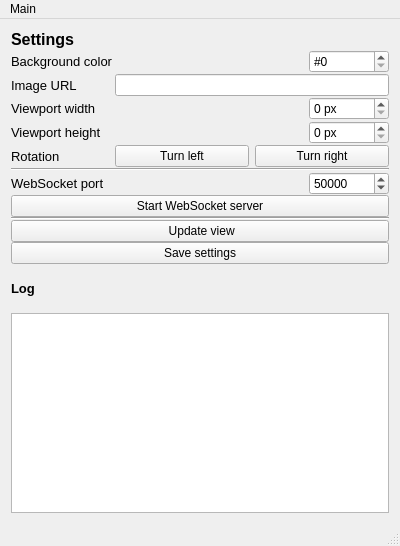
<?xml version="1.0" encoding="UTF-8"?>
<ui version="4.0">
 <class>MainWindow</class>
 <widget class="QMainWindow" name="MainWindow">
  <property name="geometry">
   <rect>
    <x>0</x>
    <y>0</y>
    <width>400</width>
    <height>546</height>
   </rect>
  </property>
  <property name="sizePolicy">
   <sizepolicy hsizetype="Minimum" vsizetype="Minimum">
    <horstretch>0</horstretch>
    <verstretch>0</verstretch>
   </sizepolicy>
  </property>
  <property name="minimumSize">
   <size>
    <width>400</width>
    <height>0</height>
   </size>
  </property>
  <property name="acceptDrops">
   <bool>true</bool>
  </property>
  <property name="windowTitle">
   <string>Image Viewer</string>
  </property>
  <widget class="QWidget" name="centralWidget">
   <property name="sizePolicy">
    <sizepolicy hsizetype="Minimum" vsizetype="Minimum">
     <horstretch>0</horstretch>
     <verstretch>0</verstretch>
    </sizepolicy>
   </property>
   <layout class="QVBoxLayout" name="verticalLayout_2">
    <property name="spacing">
     <number>1</number>
    </property>
    <property name="sizeConstraint">
     <enum>QLayout::SetNoConstraint</enum>
    </property>
    <item>
     <layout class="QVBoxLayout" name="verticalLayout">
      <property name="spacing">
       <number>0</number>
      </property>
      <property name="sizeConstraint">
       <enum>QLayout::SetMinimumSize</enum>
      </property>
      <item>
       <layout class="QGridLayout" name="gridLayout">
        <property name="sizeConstraint">
         <enum>QLayout::SetDefaultConstraint</enum>
        </property>
        <property name="spacing">
         <number>1</number>
        </property>
        <item row="4" column="0">
         <widget class="QLabel" name="label_4">
          <property name="font">
           <font>
            <pointsize>10</pointsize>
           </font>
          </property>
          <property name="text">
           <string>Viewport height</string>
          </property>
         </widget>
        </item>
        <item row="5" column="0">
         <widget class="QLabel" name="label_6">
          <property name="font">
           <font>
            <pointsize>10</pointsize>
           </font>
          </property>
          <property name="text">
           <string>Rotation</string>
          </property>
         </widget>
        </item>
        <item row="7" column="1">
         <layout class="QHBoxLayout" name="horizontalLayout_5">
          <item>
           <spacer name="horizontalSpacer_4">
            <property name="orientation">
             <enum>Qt::Horizontal</enum>
            </property>
            <property name="sizeHint" stdset="0">
             <size>
              <width>40</width>
              <height>20</height>
             </size>
            </property>
           </spacer>
          </item>
          <item>
           <widget class="QSpinBox" name="wsPort">
            <property name="minimumSize">
             <size>
              <width>80</width>
              <height>0</height>
             </size>
            </property>
            <property name="minimum">
             <number>1024</number>
            </property>
            <property name="maximum">
             <number>65535</number>
            </property>
            <property name="value">
             <number>50000</number>
            </property>
           </widget>
          </item>
         </layout>
        </item>
        <item row="4" column="1">
         <layout class="QHBoxLayout" name="horizontalLayout">
          <item>
           <spacer name="horizontalSpacer">
            <property name="orientation">
             <enum>Qt::Horizontal</enum>
            </property>
            <property name="sizeHint" stdset="0">
             <size>
              <width>40</width>
              <height>20</height>
             </size>
            </property>
           </spacer>
          </item>
          <item>
           <widget class="QSpinBox" name="wpHeight">
            <property name="minimumSize">
             <size>
              <width>80</width>
              <height>0</height>
             </size>
            </property>
            <property name="layoutDirection">
             <enum>Qt::LeftToRight</enum>
            </property>
            <property name="suffix">
             <string> px</string>
            </property>
            <property name="minimum">
             <number>0</number>
            </property>
            <property name="maximum">
             <number>10000</number>
            </property>
            <property name="value">
             <number>0</number>
            </property>
            <property name="displayIntegerBase">
             <number>10</number>
            </property>
           </widget>
          </item>
         </layout>
        </item>
        <item row="1" column="0">
         <widget class="QLabel" name="label_2">
          <property name="font">
           <font>
            <pointsize>10</pointsize>
           </font>
          </property>
          <property name="text">
           <string>Background color</string>
          </property>
         </widget>
        </item>
        <item row="0" column="0">
         <widget class="QLabel" name="label">
          <property name="font">
           <font>
            <pointsize>12</pointsize>
            <weight>75</weight>
            <bold>true</bold>
           </font>
          </property>
          <property name="text">
           <string>Settings</string>
          </property>
         </widget>
        </item>
        <item row="2" column="0">
         <widget class="QLabel" name="label_3">
          <property name="font">
           <font>
            <pointsize>10</pointsize>
           </font>
          </property>
          <property name="text">
           <string>Image URL</string>
          </property>
         </widget>
        </item>
        <item row="5" column="1">
         <layout class="QHBoxLayout" name="horizontalLayout_4">
          <item>
           <widget class="QPushButton" name="turnLeftButton">
            <property name="text">
             <string>Turn left</string>
            </property>
           </widget>
          </item>
          <item>
           <widget class="QPushButton" name="turnRightButton">
            <property name="text">
             <string>Turn right</string>
            </property>
           </widget>
          </item>
         </layout>
        </item>
        <item row="7" column="0">
         <widget class="QLabel" name="label_7">
          <property name="font">
           <font>
            <pointsize>10</pointsize>
           </font>
          </property>
          <property name="text">
           <string>WebSocket port</string>
          </property>
         </widget>
        </item>
        <item row="1" column="1">
         <layout class="QHBoxLayout" name="horizontalLayout_3">
          <item>
           <spacer name="horizontalSpacer_3">
            <property name="orientation">
             <enum>Qt::Horizontal</enum>
            </property>
            <property name="sizeHint" stdset="0">
             <size>
              <width>40</width>
              <height>20</height>
             </size>
            </property>
           </spacer>
          </item>
          <item>
           <widget class="QSpinBox" name="bgColor">
            <property name="minimumSize">
             <size>
              <width>80</width>
              <height>0</height>
             </size>
            </property>
            <property name="inputMethodHints">
             <set>Qt::ImhDigitsOnly|Qt::ImhUppercaseOnly</set>
            </property>
            <property name="prefix">
             <string notr="true">#</string>
            </property>
            <property name="maximum">
             <number>16777215</number>
            </property>
            <property name="singleStep">
             <number>1</number>
            </property>
            <property name="value">
             <number>0</number>
            </property>
            <property name="displayIntegerBase">
             <number>16</number>
            </property>
           </widget>
          </item>
         </layout>
        </item>
        <item row="3" column="0">
         <widget class="QLabel" name="label_5">
          <property name="font">
           <font>
            <pointsize>10</pointsize>
           </font>
          </property>
          <property name="text">
           <string>Viewport width</string>
          </property>
         </widget>
        </item>
        <item row="2" column="1">
         <widget class="QLineEdit" name="URLline">
          <property name="acceptDrops">
           <bool>false</bool>
          </property>
         </widget>
        </item>
        <item row="3" column="1">
         <layout class="QHBoxLayout" name="horizontalLayout_2">
          <item>
           <spacer name="horizontalSpacer_2">
            <property name="orientation">
             <enum>Qt::Horizontal</enum>
            </property>
            <property name="sizeHint" stdset="0">
             <size>
              <width>40</width>
              <height>20</height>
             </size>
            </property>
           </spacer>
          </item>
          <item>
           <widget class="QSpinBox" name="wpWidth">
            <property name="minimumSize">
             <size>
              <width>80</width>
              <height>0</height>
             </size>
            </property>
            <property name="suffix">
             <string> px</string>
            </property>
            <property name="maximum">
             <number>10000</number>
            </property>
           </widget>
          </item>
         </layout>
        </item>
        <item row="6" column="0" colspan="2">
         <widget class="Line" name="line_3">
          <property name="orientation">
           <enum>Qt::Horizontal</enum>
          </property>
         </widget>
        </item>
       </layout>
      </item>
      <item>
       <widget class="QPushButton" name="wsServerButton">
        <property name="text">
         <string>Start WebSocket server</string>
        </property>
       </widget>
      </item>
      <item>
       <widget class="Line" name="line_2">
        <property name="orientation">
         <enum>Qt::Horizontal</enum>
        </property>
       </widget>
      </item>
      <item>
       <widget class="QPushButton" name="updateButton">
        <property name="text">
         <string> Update view</string>
        </property>
       </widget>
      </item>
      <item>
       <widget class="QPushButton" name="saveButton">
        <property name="text">
         <string>Save settings</string>
        </property>
       </widget>
      </item>
     </layout>
    </item>
    <item>
     <widget class="QLabel" name="LogLabel">
      <property name="font">
       <font>
        <pointsize>10</pointsize>
        <weight>75</weight>
        <bold>true</bold>
       </font>
      </property>
      <property name="text">
       <string>Log</string>
      </property>
     </widget>
    </item>
    <item>
     <widget class="QTextBrowser" name="LogBrowser">
      <property name="enabled">
       <bool>true</bool>
      </property>
      <property name="sizePolicy">
       <sizepolicy hsizetype="Preferred" vsizetype="Preferred">
        <horstretch>0</horstretch>
        <verstretch>0</verstretch>
       </sizepolicy>
      </property>
      <property name="minimumSize">
       <size>
        <width>0</width>
        <height>200</height>
       </size>
      </property>
     </widget>
    </item>
   </layout>
  </widget>
  <widget class="QMenuBar" name="menuBar">
   <property name="geometry">
    <rect>
     <x>0</x>
     <y>0</y>
     <width>400</width>
     <height>22</height>
    </rect>
   </property>
   <widget class="QMenu" name="menuMain">
    <property name="title">
     <string>Main</string>
    </property>
    <addaction name="actionShow_Log"/>
    <addaction name="actionExit"/>
   </widget>
   <addaction name="menuMain"/>
  </widget>
  <widget class="QStatusBar" name="statusBar"/>
  <action name="actionShow_Log">
   <property name="checkable">
    <bool>true</bool>
   </property>
   <property name="checked">
    <bool>true</bool>
   </property>
   <property name="text">
    <string>Show Log</string>
   </property>
  </action>
  <action name="actionExit">
   <property name="text">
    <string>Exit</string>
   </property>
  </action>
 </widget>
 <layoutdefault spacing="6" margin="11"/>
 <resources/>
 <connections/>
</ui>
